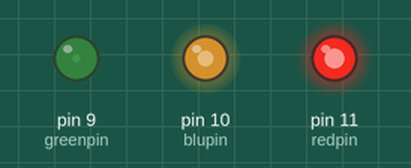
The sketch below on a simulated Arduino Uno, built with avr-gcc and run on an emulated ATmega328P. Shown: output pins drawn as LEDs (lit = HIGH). Random numbers use the default seed unless the sketch sets one.

Above: at 0.1 s.
At 4.1 s:
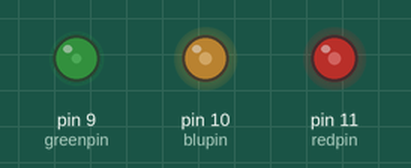
At 9.1 s:
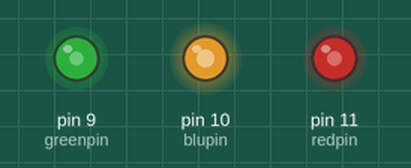
At 19.1 s:
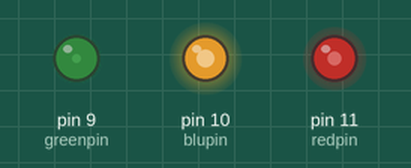
At 28.1 s:
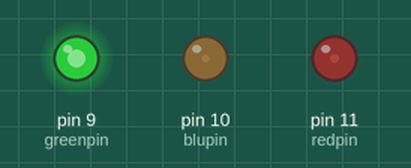
At 38.1 s:
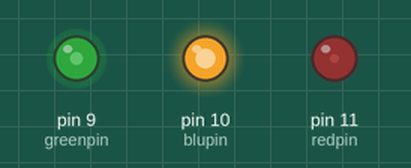
Timing chart, 0 to 40.0 s (numbered marks = the images above):
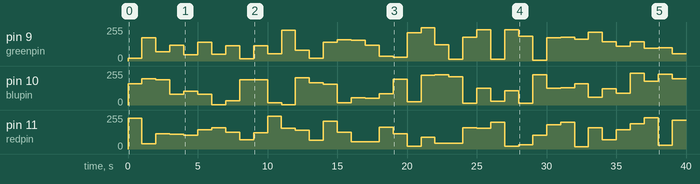

Measured:
- by itself, pin 9 (greenpin): 0/255 → 19/255 at 0.00 s, → 175/255 1.0 s later, → 68/255 1.0 s later, → 120/255 1.0 s later, … (40 changes in this stretch)
- by itself, pin 10 (blupin): 0/255 → 158/255 at 0.00 s, → 197/255 1.0 s later, → 188/255 1.0 s later, → 80/255 1.0 s later, … (40 changes in this stretch)

The sketch:

3_Random_Led_3_colori.ino
```cpp
int redpin = 11;
int greenpin = 9;
int blupin = 10;

void setup() {
  // put your setup code here, to run once:
  pinMode(redpin,  OUTPUT);
  pinMode(greenpin,  OUTPUT);
  pinMode(blupin,  OUTPUT);
}

void loop() {
  // put your main code here, to run repeatedly:
  analogWrite(redpin,random(255));
  analogWrite(greenpin,random(255));
  analogWrite(blupin,random(255));
    delay(1000);

}
```
